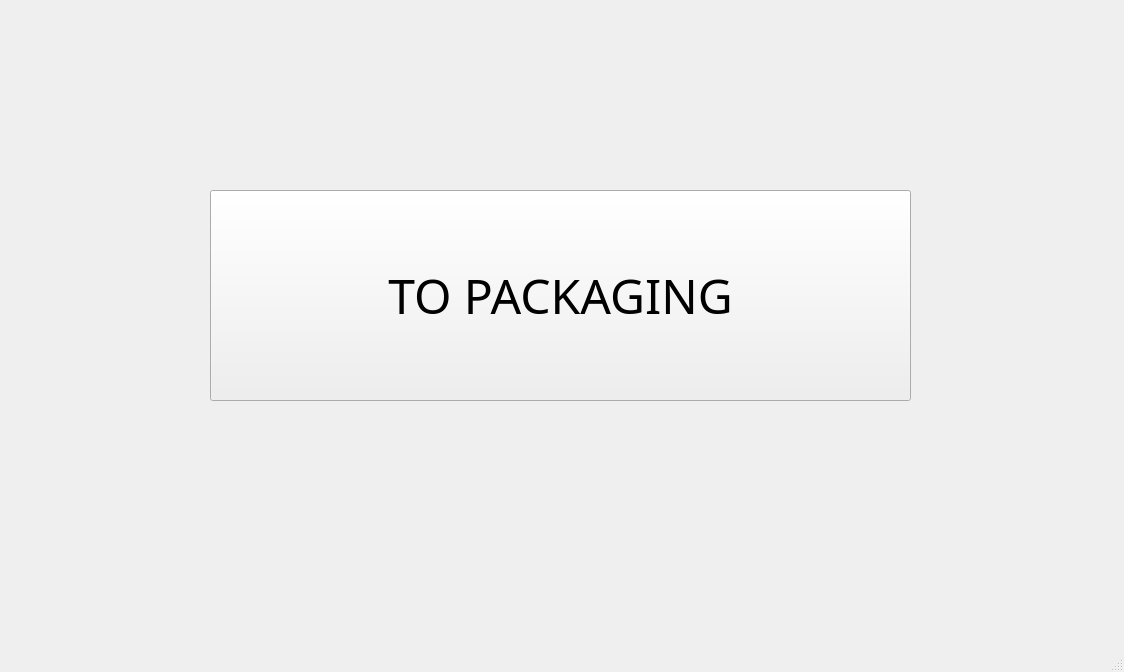
<?xml version="1.0" encoding="UTF-8"?>
<ui version="4.0">
 <class>MainWindow</class>
 <widget class="QMainWindow" name="MainWindow">
  <property name="geometry">
   <rect>
    <x>0</x>
    <y>0</y>
    <width>1124</width>
    <height>672</height>
   </rect>
  </property>
  <property name="windowTitle">
   <string>MainWindow</string>
  </property>
  <widget class="QWidget" name="centralwidget">
   <widget class="QPushButton" name="pushButton">
    <property name="geometry">
     <rect>
      <x>210</x>
      <y>190</y>
      <width>701</width>
      <height>211</height>
     </rect>
    </property>
    <property name="font">
     <font>
      <family>Sitka</family>
      <pointsize>36</pointsize>
     </font>
    </property>
    <property name="text">
     <string>TO PACKAGING</string>
    </property>
   </widget>
  </widget>
  <widget class="QMenuBar" name="menubar">
   <property name="geometry">
    <rect>
     <x>0</x>
     <y>0</y>
     <width>1124</width>
     <height>26</height>
    </rect>
   </property>
  </widget>
  <widget class="QStatusBar" name="statusbar"/>
 </widget>
 <resources/>
 <connections/>
</ui>
